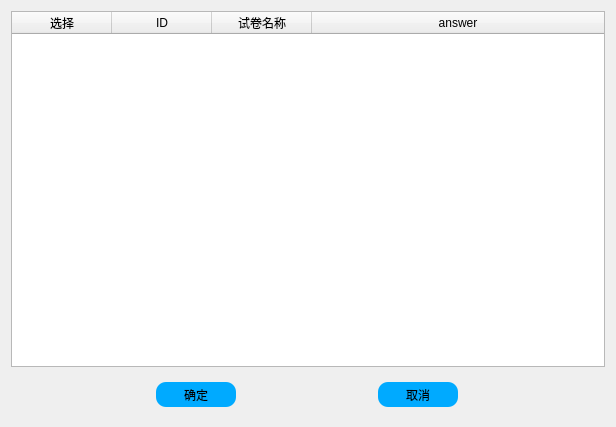
<?xml version="1.0" encoding="UTF-8"?>
<ui version="4.0">
 <class>Dialog</class>
 <widget class="QDialog" name="Dialog">
  <property name="geometry">
   <rect>
    <x>0</x>
    <y>0</y>
    <width>616</width>
    <height>427</height>
   </rect>
  </property>
  <property name="windowTitle">
   <string>Dialog</string>
  </property>
  <property name="styleSheet">
   <string notr="true">QStackedWidget{background-color: rgb(255, 255, 255);}
QPushButton{background-color: rgb(0, 170, 255);border-style:none;border-radius: 10px;}
QPushButton:hover{
color:white;
background-color: rgb(150, 150, 150);
}
QPushButton:pressed {  
    /* 改变背景色 */  
    background-color:rgb(180, 180, 180);  
    /* 改变边框风格 */  
    border-style:inset;  
    /* 使文字有一点移动 */  
    padding-left:1px;  
    padding-top:1px;  
}

QLineEdit{border: 1px solid rgb(0, 170, 255);}
QLineEdit{border-radius:5px;}
QLineEdit:focus{border: 2px solid rgb(100, 170, 255);}</string>
  </property>
  <layout class="QVBoxLayout" name="verticalLayout">
   <item>
    <widget class="QTableWidget" name="tableWidget">
     <property name="selectionBehavior">
      <enum>QAbstractItemView::SelectRows</enum>
     </property>
     <attribute name="horizontalHeaderStretchLastSection">
      <bool>true</bool>
     </attribute>
     <column>
      <property name="text">
       <string>选择</string>
      </property>
     </column>
     <column>
      <property name="text">
       <string>ID</string>
      </property>
     </column>
     <column>
      <property name="text">
       <string>试卷名称</string>
      </property>
     </column>
     <column>
      <property name="text">
       <string>answer</string>
      </property>
     </column>
    </widget>
   </item>
   <item>
    <widget class="QWidget" name="widget" native="true">
     <layout class="QHBoxLayout" name="horizontalLayout">
      <item>
       <widget class="QPushButton" name="pushButton_save">
        <property name="minimumSize">
         <size>
          <width>80</width>
          <height>25</height>
         </size>
        </property>
        <property name="maximumSize">
         <size>
          <width>80</width>
          <height>25</height>
         </size>
        </property>
        <property name="text">
         <string>确定</string>
        </property>
       </widget>
      </item>
      <item>
       <widget class="QPushButton" name="pushButton_cancel">
        <property name="minimumSize">
         <size>
          <width>80</width>
          <height>25</height>
         </size>
        </property>
        <property name="maximumSize">
         <size>
          <width>80</width>
          <height>25</height>
         </size>
        </property>
        <property name="text">
         <string>取消</string>
        </property>
       </widget>
      </item>
     </layout>
    </widget>
   </item>
  </layout>
 </widget>
 <resources/>
 <connections/>
</ui>
